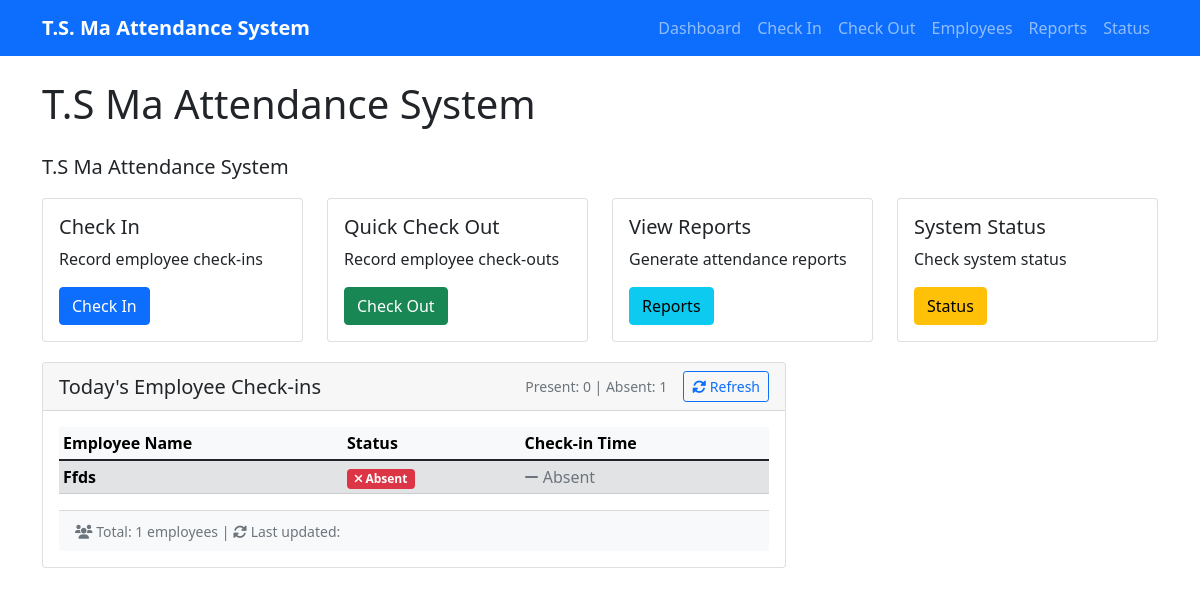
Before: / with the older database file.
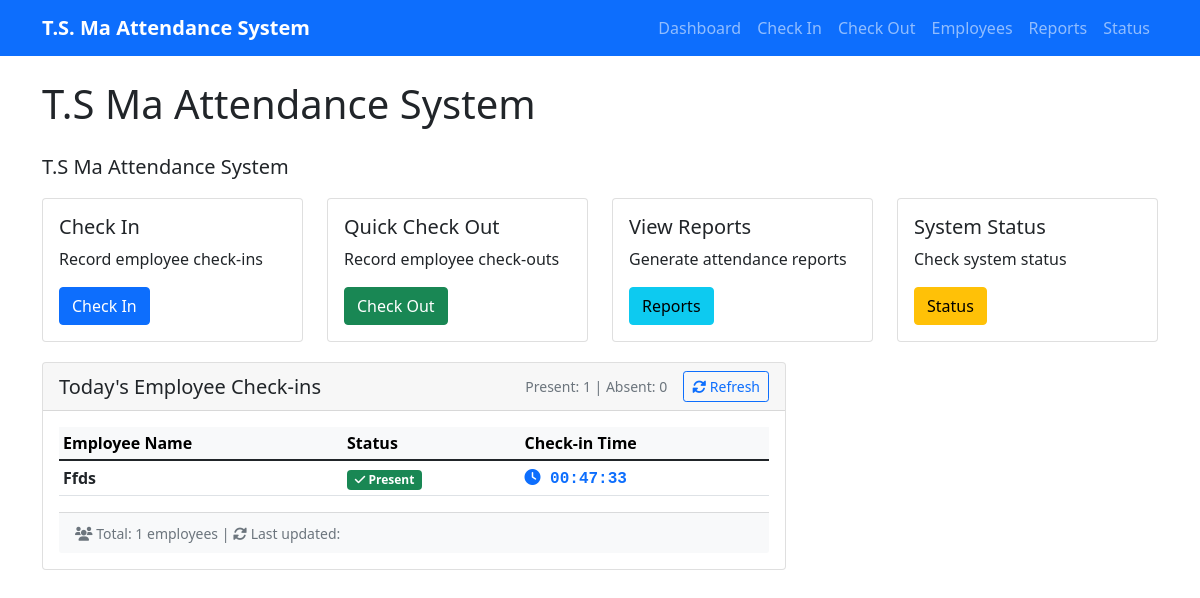
After: the same page with the newer database file.
### tables this page shows
CREATE TABLE employees (
                    id INTEGER PRIMARY KEY AUTOINCREMENT,
                    name TEXT UNIQUE NOT NULL,
                    employee_id TEXT UNIQUE,
                    department TEXT,
                    position TEXT,
                    is_active BOOLEAN DEFAULT 1,
                    created_at TIMESTAMP DEFAULT CURRENT_TIMESTAMP
                );

CREATE TABLE attendance (
                    id INTEGER PRIMARY KEY AUTOINCREMENT,
                    name TEXT NOT NULL,
                    date TEXT NOT NULL,
                    check_in_time TEXT,
                    check_out_time TEXT,
                    total_hours REAL,
                    status TEXT DEFAULT 'Absent',
                    created_at TIMESTAMP DEFAULT CURRENT_TIMESTAMP
                );

### attendance_web_server.py (the view)
@app.route('/')
def index():
    db = get_db()
    summary = db.get_daily_summary()
    today = datetime.now().strftime('%Y-%m-%d')
    today_records = db.get_attendance_report(today, today)
    all_employees = db.get_employees()
    employee_checkins = []
    checked_in_employees = {record['name']: record for record in today_records if record.get('check_in_time')}
    for name, record in checked_in_employees.items():
        check_in_time = record['check_in_time']
        if isinstance(check_in_time, str) and ' ' in check_in_time:
            try:
                time_part = datetime.strptime(check_in_time, '%Y-%m-%d %H:%M:%S').strftime('%H:%M:%S')
            except:
                time_part = check_in_time
        else:
            time_part = str(check_in_time)
        employee_checkins.append({
            'name': name,
            'status': 'Present',
            'check_in_time': time_part,
            'sort_time': check_in_time  # For sorting purposes
        })
    checked_in_names = set(checked_in_employees.keys())
    for employee in all_employees:
        if employee['name'] not in checked_in_names:
            employee_checkins.append({
                'name': employee['name'],
                'status': 'Absent',
                'check_in_time': 'Absent',
                'sort_time': '0000-00-00 00:00:00'  # Sort absent employees to the end
            })
    employee_checkins.sort(key=lambda x: x['sort_time'], reverse=True)
    return render_template('index.html',
                         summary=summary,
                         employee_checkins=employee_checkins)

### attendance_database.py (called while the page is built)
    def _get_connection(self):
        return sqlite3.connect(self.db_path, check_same_thread=False)

    def get_employees(self) -> List[Dict]:
        try:
            conn = self._get_connection()
            cursor = conn.cursor()
            cursor.execute('''
                SELECT id, name, employee_id, department, position
                FROM employees
                WHERE is_active = 1
                ORDER BY name
            ''')
            employees = []
            for row in cursor.fetchall():
                employees.append({
                    'id': row[0],
                    'name': row[1],
                    'employee_id': row[2],
                    'department': row[3],
                    'position': row[4]
                })
            conn.close()
            return employees
        except Exception as e:
            print(f"Error getting employees: {e}")
            return []

### attendance_web_server.py (called while the page is built)
def get_db():
    global db
    if db is None:
        db = AttendanceDatabase()
    return db

### templates/index.html (shortened to what the changed rows need)
{% extends "base.html" %}
{% block content %}
<div class="row">
    <div class="col-md-12">
        <h1 class="mb-4">T.S Ma Attendance System</h1>
    </div>
</div>
<div class="col-md-8">
    <div class="card">
        <div class="card-header">
            <div class="d-flex justify-content-between align-items-center">
                <div class="d-flex align-items-center">
                    <small class="text-muted me-3">
                        Present: {{ summary.present_employees }} | Absent: {{ summary.absent_employees }}
                    </small>
                    <button class="btn btn-sm btn-outline-primary" onclick="location.reload()">
                        <i class="fas fa-sync-alt"></i> Refresh
                    </button>
                </div>
            </div>
        </div>
        <div class="card-body">
            {% if employee_checkins %}
                <div class="table-responsive employee-table">
                    <table class="table table-sm table-hover">
                        <thead class="table-light">
                            <tr>
                                <th width="40%">Employee Name</th>
                                <th width="25%">Status</th>
                                <th width="35%">Check-in Time</th>
                            </tr>
                        </thead>
                        <tbody>
                            {% for employee in employee_checkins %}
                            <tr class="{% if employee.status == 'Absent' %}table-secondary{% endif %}">
                                <td>
                                    <strong>{{ employee.name }}</strong>
                                </td>
                                <td>
                                    {% if employee.status == 'Present' %}
                                        <span class="badge bg-success">
                                            <i class="fas fa-check"></i> {{ employee.status }}
                                        </span>
                                    {% else %}
                                        <span class="badge bg-danger">
                                            <i class="fas fa-times"></i> {{ employee.status }}
                                        </span>
                                    {% endif %}
                                </td>
                                <td>
                                    {% if employee.check_in_time != 'Absent' %}
                                        <span class="text-primary check-in-time">
                                            <i class="fas fa-clock"></i> {{ employee.check_in_time }}
                                        </span>
                                    {% else %}
                                        <span class="text-muted">
                                            <i class="fas fa-minus"></i> {{ employee.check_in_time }}
                                        </span>
                                    {% endif %}
                                </td>
                            </tr>
                            {% endfor %}
                        </tbody>
                    </table>
                </div>
            {% else %}
                <div class="text-center py-4">
                    <i class="fas fa-exclamation-triangle text-warning fa-2x mb-2"></i>
                    <p>No employee data available</p>
                </div>
            {% endif %}
        </div>
    </div>
</div>
{% endblock %}

Changed rows visible on the page:
no longer on this page (row unchanged): employees: name "Ffds", status "Absent", check_in_time "Absent"
added attendance: name "Ffds", status "Present", check_in_time "00:47:33"
Other visible differences:
{{ summary.present_employees }}: "0" → "1"
{{ summary.absent_employees }}: "1" → "0"
